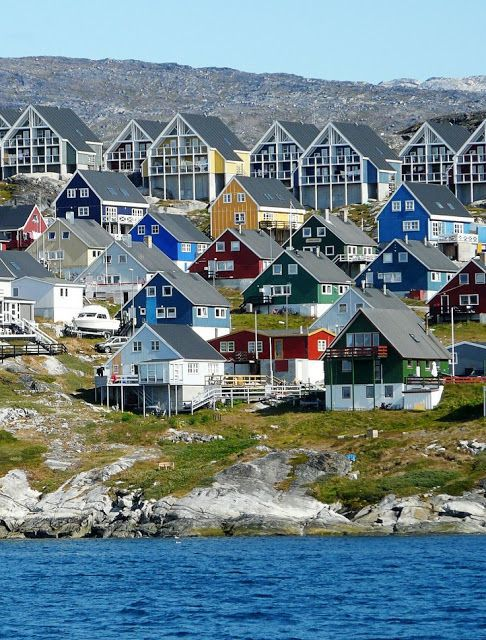
//> input picture harrisconerdetect/harrisconerdetect/1.jpg, 486 x 640 px
$ ./harrisconerdetect   (built with g++ and OpenCV 4)
//> lines starting //> are read from the running program, lines starting //| are printed output that depends on the picture; after the words box and inside, x2 and y2 are one past the last pixel; in counts of white or black regions, pixels touching at a corner belong together
### harrisconerdetect/harrisconerdetect/stdafx.h
// stdafx.h : 标准系统包含文件的包含文件，
// 或是经常使用但不常更改的
// 特定于项目的包含文件
//

#pragma once

#include "targetver.h"

#include <stdio.h>
#include <tchar.h>


// TODO:  在此处引用程序需要的其他头文件

### harrisconerdetect/harrisconerdetect/harrisconerdetect.cpp
// harrisconerdetect.cpp : 定义控制台应用程序的入口点。
//

#include "stdafx.h"
#include <opencv2/opencv.hpp>

#define WINDOW_NAME1 "【彩色角点图】"
#define WINDOW_NAME2 "【角点检测图】"
#define WINDOW_NAME3 "【原始图】"

using namespace cv;
//全局变量声明
Mat g_srcImage, g_srcImage1, g_grayImage;
int thresh = 10;
int Max_thresh = 175;

//全局函数声明
void on_CornerHarris( int, void*);
static void ShowHelpText();


int main()
{
	//改变系统的输出界面颜色好人输出帮助信息
	system("color 5F");
	ShowHelpText();

	//创建显示窗口
	namedWindow( WINDOW_NAME1, WINDOW_AUTOSIZE );
	namedWindow( WINDOW_NAME2, WINDOW_AUTOSIZE );
	namedWindow(WINDOW_NAME3, WINDOW_AUTOSIZE);

	//载入原始图像并进行克隆
	g_srcImage = imread("1.jpg", 1);
//> g_srcImage is the input picture: 640 rows x 486 cols, CV_8UC3; mean B, G, R 136.3, 129.7, 109.6
	if ( !g_srcImage.data)
	{
		printf("cannot find the picture ,Plese check! \n");
		return false;
	}

	g_srcImage1=g_srcImage.clone();
	imshow(WINDOW_NAME3, g_srcImage);

	//转化为灰度图
	cvtColor(g_srcImage1, g_grayImage, COLOR_BGR2GRAY);
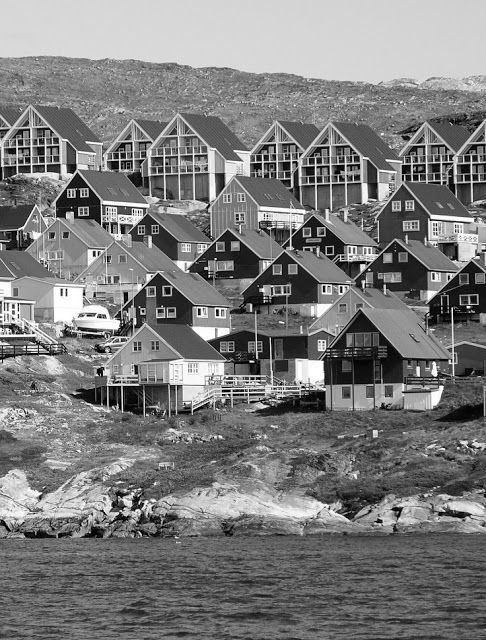
//> g_grayImage: 640 rows x 486 cols, CV_8UC1; min 0, max 255, mean 124.4


	//创建滑动条进行一次初始化
	createTrackbar( "阈值", WINDOW_NAME1, &thresh, Max_thresh, on_CornerHarris );

	//调用一次回调函数并初始化
	on_CornerHarris( 0, 0);

	waitKey(0);

    return 0;
}

//--------------【on_CornerHarris()函数】----------
void on_CornerHarris( int, void* )
{
	//定义局部变量
	Mat dstImage;//目标图
	Mat normImage;//归一化后的图
	Mat scaledImage;//线性化的八位无符号位整型的图

	//初始化
	dstImage = Mat::zeros( g_srcImage.size(), CV_32FC1 );
	g_srcImage1 = g_srcImage.clone();

	//进行角点检测
	cornerHarris( g_grayImage, dstImage, 2, 3, 0.04, BORDER_DEFAULT );
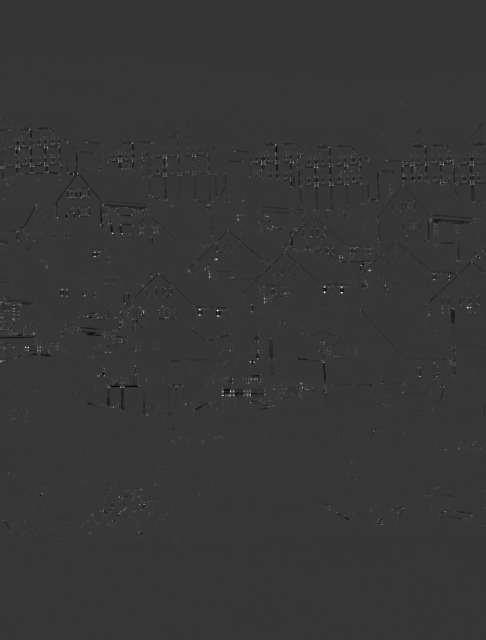
//> dstImage: 640 rows x 486 cols, CV_32FC1; min -0.0193, max 0.0701, mean 1.27e-05; drawn with min black and max white

	//归一化处理
	normalize( dstImage, normImage, 0, 255, NORM_MINMAX, CV_32FC1, Mat() );
	convertScaleAbs(normImage, scaledImage);//将归一化后的图像线性变换成8位无符号位整型

	//进行绘制
	//将检测到复核阈值的角点绘制出来
	for (int j = 0; j < normImage.rows; j++)
	{
		for (int i = 0; i < normImage.cols; i++)
		{
			if ((int) normImage.at<float>( j, i ) > thresh+80)
			{
				circle(g_srcImage1, Point(i, j), 5, Scalar(10, 10, 255), 2, 8, 0);
				circle(scaledImage, Point(i, j), 5, Scalar(0, 10, 255), 2, 8, 0);
			}

		}
	}
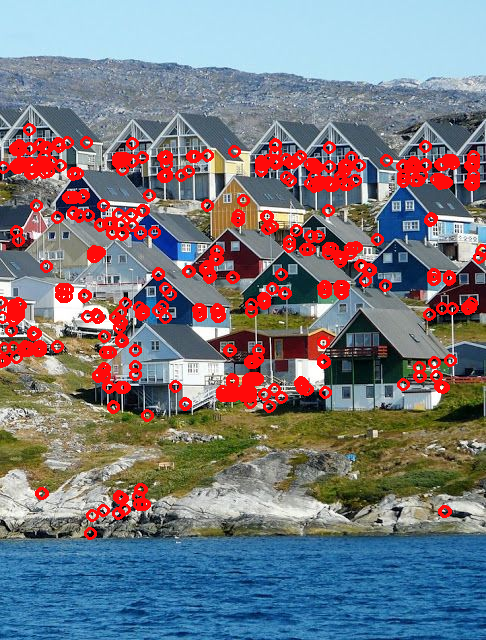
//> g_srcImage1: 640 rows x 486 cols, CV_8UC3; 8.26% of pixels changed, all inside (x1, y1, x2, y2) = (0, 123, 486, 540)
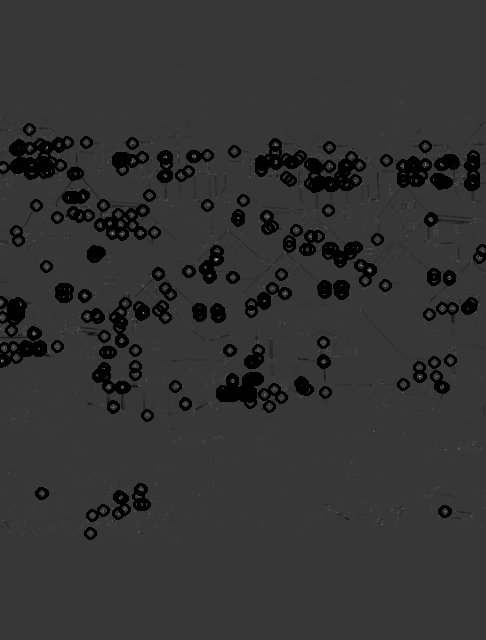
//> scaledImage: 640 rows x 486 cols, CV_8UC1; min 0, max 194, mean 50.4

	//显示效果图
	imshow( WINDOW_NAME1, g_srcImage1);
	imshow( WINDOW_NAME2, scaledImage);

}

//-----------------------------------【ShowHelpText( )函数】----------------------------------
//		描述：输出一些帮助信息
//----------------------------------------------------------------------------------------------
static void ShowHelpText()
{
	//输出欢迎信息和OpenCV版本
	printf("\n\n\t\t\t   当前使用的OpenCV版本为：" CV_VERSION);
	printf("\n\n  ----------------------------------------------------------------------------\n");
	//输出一些帮助信息
	printf("\n\n\n\t【欢迎来到Harris角点检测示例程序~】\n\n");
	printf("\n\t请调整滚动条观察图像效果~\n\n");
}
